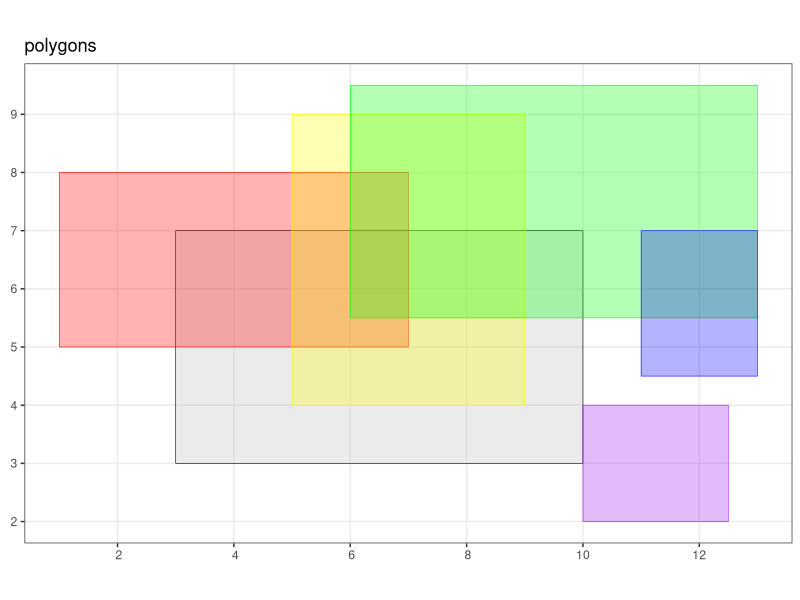
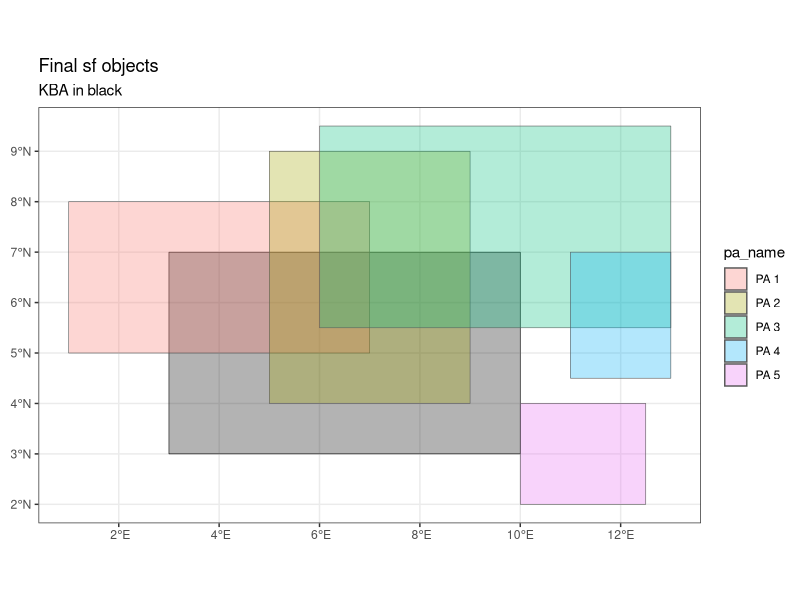
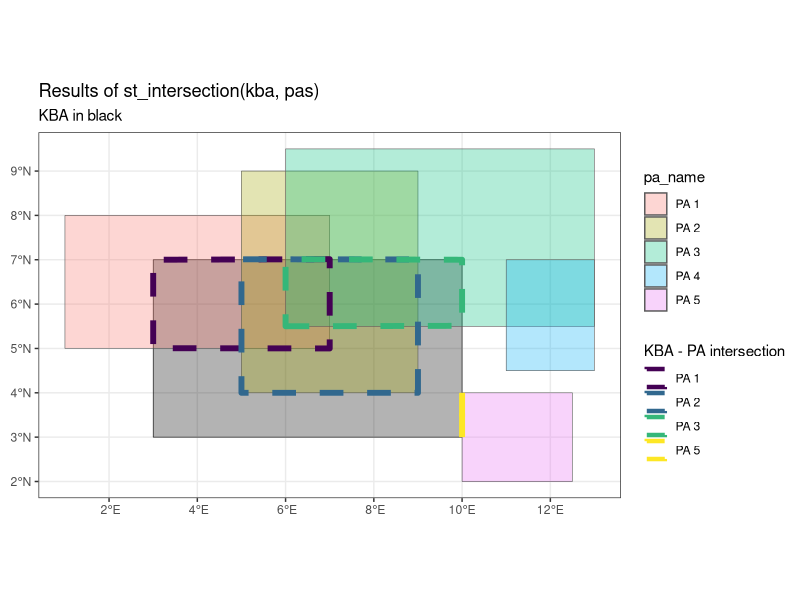
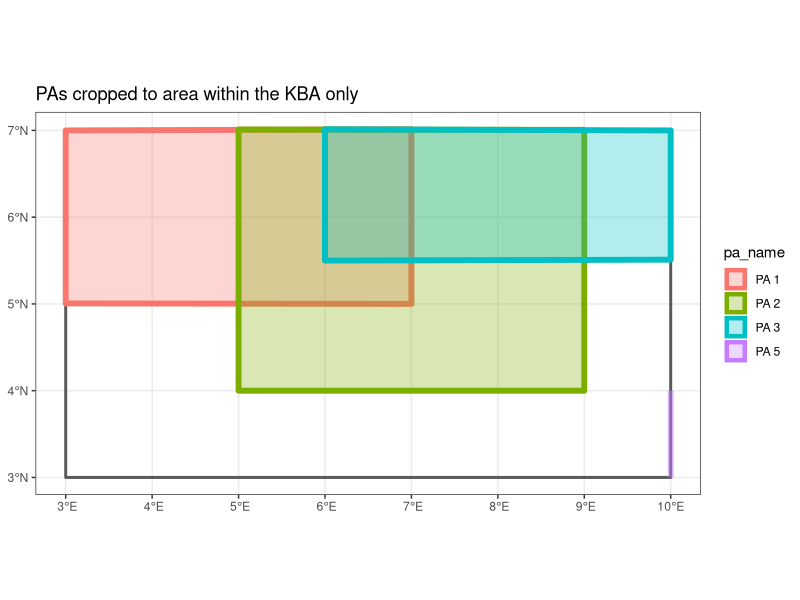
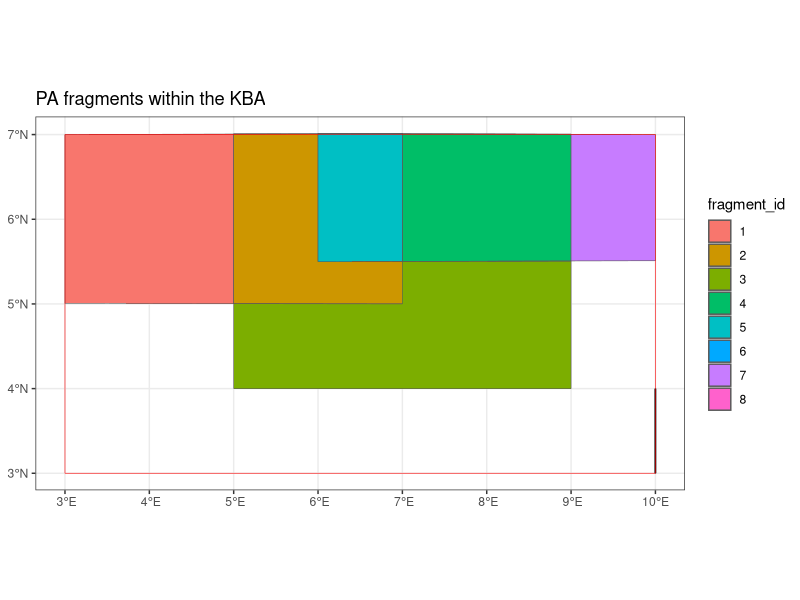

The R source for these figures, in order:
## ---- chunk 1
library(tidyverse)
library(sf)
library(knitr)
theme_set(theme_bw())
## ---- chunk 2
# define kba
kba.sfg <- matrix(c(3,3,10,3,10,7,3,7,3,3), ncol=2, byrow=TRUE) %>%
  list() %>%
  st_polygon()

# define PA polygons separately
pa.1 <- matrix(c(1,5,7,5,7,8,1,8,1,5), ncol=2, byrow=TRUE) %>%
  list() %>% st_polygon()

pa.2 <- matrix(c(9,4,9,9,5,9,5,4,9,4), ncol=2, byrow=TRUE) %>%
  list() %>% st_polygon()

pa.3 <- matrix(c(6,5.5,13,5.5,13,9.5,6,9.5,6,5.5), ncol=2, byrow=TRUE) %>%
  list() %>% st_polygon()

pa.4 <- matrix(c(11,4.5,13,4.5,13,7,11,7,11,4.5), ncol=2, byrow=TRUE) %>%
  list() %>% st_polygon()

pa.5 <- matrix(c(10,2,12.5,2,12.5,4,10,4,10,2), ncol=2, byrow=TRUE) %>%
  list() %>% st_polygon()

## combine PA polygons into a list
pas.sfg <- list(pa.1, pa.2, pa.3, pa.4, pa.5)

## ---- chunk 3
rm(pa.1, pa.2, pa.3, pa.4, pa.5)
## ---- chunk 4
kba.sfg  # the KBA object is a polygon

class(kba.sfg)  # it's an sfg object and a polygon

pas.sfg  # the PA object is a list of 5 individual polygons

class(pas.sfg[[1]])  # each object in the list is an sfg polygon
## ---- chunk 5
a <- 0.3  # transparency
ggplot() +
  geom_sf(data = kba.sfg, col = "black", fill = "grey", alpha = a) +
  geom_sf(data = pas.sfg[[1]], col = "red", fill = "red", alpha = a) +
  geom_sf(data = pas.sfg[[2]], col = "yellow", fill = "yellow", alpha = a) +
  geom_sf(data = pas.sfg[[3]], col = "green", fill = "green", alpha = a) +
  geom_sf(data = pas.sfg[[4]], col = "blue", fill = "blue", alpha = a) +
  geom_sf(data = pas.sfg[[5]], col = "purple", fill = "purple", alpha = a) +
  ggtitle("polygons")
## ---- chunk 6
# KBA ----

kba.sfc <- st_sfc(kba.sfg, crs = 4326)  # convert to sfc

kba.sfc  # check what it looks like

class(kba.sfc)  # check class


# PAs ----

pas.sfc <- st_sfc(pas.sfg, crs = 4326)  # convert to sfc

pas.sfc  # check what it looks like

class(pas.sfc)  # check class
## ---- chunk 7
rm(kba.sfg, pas.sfg)
## ---- chunk 8
# KBA ----
kba.df <- tibble(country = "Mars",
                 kba_name = "Olympus Mons National Park", 
                 kba_id = 512) %>%  # define data frame
  st_set_geometry(., value = kba.sfc)  # add geometry!

kba.df  # check what it looks like

class(kba.df)  # check class

# PAs ----
pas.df <- tibble(country = "Mars", 
                 pa_name = c("PA 1", "PA 2", "PA 3", "PA 4", "PA 5"), 
                 pa_id = c(101, 102, 103, 104, 105),
                 year = c(1995, 2001, 0, 2007, 2005)) %>%  # define data frame
  st_set_geometry(., value = pas.sfc)   # add geometry!

pas.df  # check what it looks like

class(pas.df)  # check class

## ---- chunk 9
rm(kba.sfc, pas.sfc)
## ---- chunk 10
a <- 0.3  # transparency
plot.ori <- ggplot() +
  geom_sf(data = kba.df, col = "black", fill = "black", alpha = a) +
  geom_sf(data = pas.df, aes(fill = pa_name), alpha = a) +
  ggtitle("Final sf objects",
          subtitle = "KBA in black")
plot.ori
## ---- chunk 11
res.intersects <- sf::st_intersects(kba.df, pas.df, sparse = F)  # run intersects()

class(res.intersects)  # check class

res.intersects  # check what it looks like

# print table as kable
res.intersects %>%
  as.data.frame() %>%  # convert matrix to df
  setNames(., c("PA 1", "PA 2", "PA 3", "PA 4", "PA 5")) %>%  # set colnames
  magrittr::set_rownames("KBA 512") %>%  # set rownames
  kable()  # print table

## ---- chunk 12
res.intersects %>%
  as.data.frame() %>%  # convert matrix to df
  setNames(., c("PA_1", "PA_2", "PA_3", "PA_4", "PA_5")) %>%  # set colnames
  mutate(KBA_id = 512) %>%  # add KBA as new column
  select(KBA_id, PA_1, PA_2, PA_3, PA_4, PA_5) %>%  # reorder columns
  kable()  # print table

## ---- chunk 13

res.intersection <- sf::st_intersection(kba.df, pas.df)  # run the intersection()

class(res.intersection)  # check class

res.intersection  # check what it looks like

## ---- chunk 14
plot.ori +
  geom_sf(data = res.intersection, aes(col = as.factor(pa_name)), fill=NA, lwd=2, linetype="dashed") +
  scale_color_viridis_d() +
  labs(col = "KBA - PA intersection") +
  ggtitle("Results of st_intersection(kba, pas)")

## ---- chunk 15
pas.df.new <- st_intersection(pas.df, kba.df) %>%
  select(-country.1, -kba_name)  # remove KBA columns
## ---- chunk 16
pas.df.new %>%
  st_drop_geometry() %>%
  kable()
## ---- chunk 17
a <- 0.3
ggplot() +
  geom_sf(data = kba.df, fill=NA, lwd=1) +
  geom_sf(data = pas.df.new, lwd=2, aes(fill = pa_name, col = pa_name), alpha = a) +
  # labs(col = "kba_id") +
  ggtitle("PAs cropped to area within the KBA only")

## ---- chunk 18
int.pas <- st_intersection(pas.df.new) %>%  # run the intersection()
  mutate(fragment_id = as.factor(c(1:nrow(.))))  # add fragment_id column

# int.pas %>%
#   glimpse()  # look at class of each column

int.pas %>%  # print without the geometry column
  st_drop_geometry() %>%
  kable(., caption = "data frame A - one row per fragment including origin field")

int.pas$origins %>% class()  # check class of origins field - a list

## ---- chunk 19
ggplot() +
  geom_sf(data = int.pas, aes(fill = fragment_id)) +
  geom_sf(data = kba.df, fill=NA, col = "red") +
  ggtitle("PA fragments within the KBA")
## ---- chunk 20

# int.pas was the result of st_intersection() above
fragments <- int.pas$fragment_id # vector of fragment ids

fragments.df <- tibble(kba_id = as.integer(),  # create empty tibble to store results
                       fragment_id = as.integer(), n_pas = as.integer(),
                       pa_name = as.character(), pa_id = as.integer(), year = as.integer())

for (i in 1:length(fragments)) {
  # i <- 1  # testing
  
  cat("\nfragment_id\t", i, "\n")
  
  frag <- fragments[i]
  # frag
  
  frag.df <- int.pas %>%
    st_drop_geometry() %>%  # get non-geom data frame
    filter(fragment_id == frag)  # just data fr this fragment
  # frag.df  # print to check
  
  frag.pas <- frag.df$origins %>% unlist()  # indices of PAs in this frag
  # frag.pas
  
  frag.num.pas <- frag.pas %>% length()  # number of PAs in this frag
  # frag.num.pas
  
  for (k in 1:frag.num.pas) {  # loop over PAs in this frag
    # k <- 1  # testing
    
    k.pa <- frag.pas[k]
    # k.pa
    
    cat("\t pa number:\t", k.pa, "\n")
    
    pa.index <- frag.pas[k.pa]  # get PA index in pas.df.new
    
    pa.info <- pas.df.new[k.pa, ] %>%
      st_drop_geometry()
    # pa.info
    
    res.k.pa <- tibble(kba_id = as.integer(frag.df$kba_id),
                  fragment_id = as.integer(frag.df$fragment_id), 
                  n_pas = as.integer(frag.df$n.overlaps),
                  pa_name = as.character(pa.info$pa_name),
                  pa_id = as.integer(pa.info$pa_id), 
                  year = as.integer(pa.info$year))
    # res.k.pa
    
    ## add to main results (fragments.df)
    fragments.df <- bind_rows(fragments.df, res.k.pa)
  }
}

# fragments.df

# print out table
fragments.df %>%
  kable(., caption = "data frame B - multiple rows per fragment")
